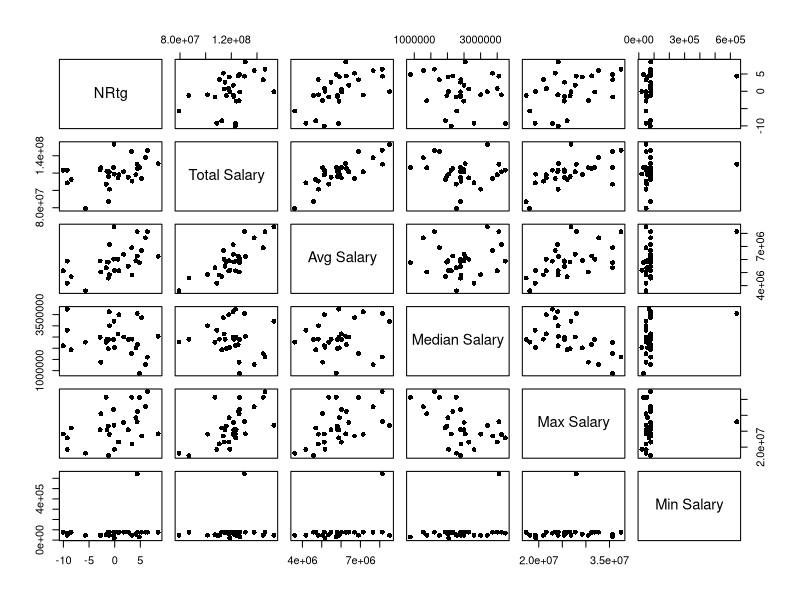
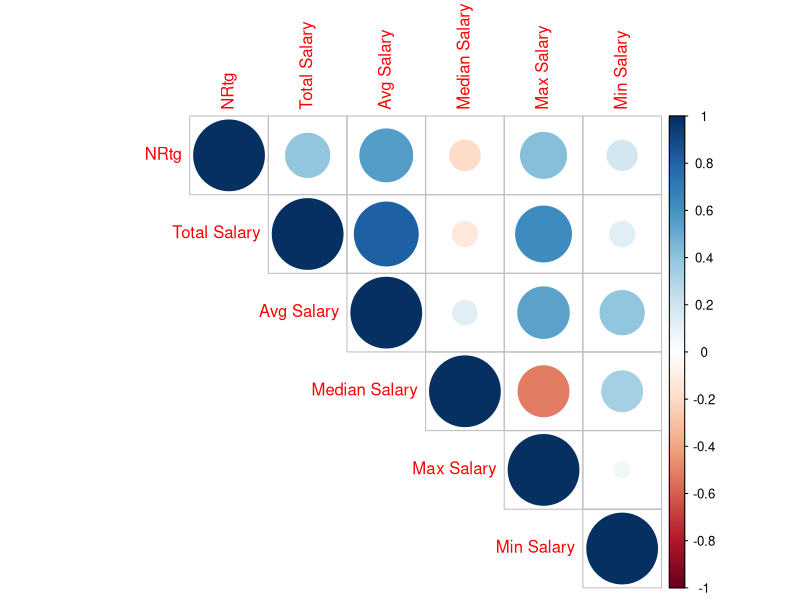

The R script that drew these images, in order:
library(tidyverse) #for graphs
library(ggfortify) #for some fancy graph stuff
library(car) #for analysis
library(readxl) #to read specific sheets
library(corrplot) #for correlation stuff
setwd("~/Desktop/Stats/IS 590R/nbasalary") #or wherever you have the file

#Download all the data from the excel sheet
#teams <- read_excel("NbaSalary.xlsx", sheet = "18-19 Team")
#salaries <- read_excel("NbaSalary.xlsx", sheet = "18-19 Salary")
comb <- read_excel("NbaSalary.xlsx", sheet = "Combined")
comb <- comb[c(1:6, 36:40)] #taking out data I'm not using. First 5 columns are maybe numbers we'll try to predict, 
#next 5 columns are the salary stuff that could be predictive.
practice <- comb[c(3,7:11)]

summary(practice)

plot(practice, pch = 16)
#based on this plot, it looks like one of total or avg salary will be good to keep, 
#along with potentially one of median or max salary. Min salary looks pretty useless

round(cor(practice), 2)
corrplot(cor(practice), type = "upper")
#after checking this out, I'd pick avg salary, still not sure between median and max. maybe both?

##See NBA_Salary Assumptions.R to see assumptions checking

#first model, haven't checked assumptions on it yet.
practice.lm <- lm(NRtg ~ ., data = practice)
summary(practice.lm)
practice$residuals <- practice.lm$residuals
practice$fitted.values <- practice.lm$fitted.values
#model tells us that avg salary is significant and nothing else. I was surprised by the nothing else.
#we've definitely got some multicollinearity going on, cause total salary shouldn't be negative 
#based on the graph and neither should max.
#Also, our F-test shows that our model is significant since p-value is .01369. 
#R-squared values show not a ton of explanatory power though.
